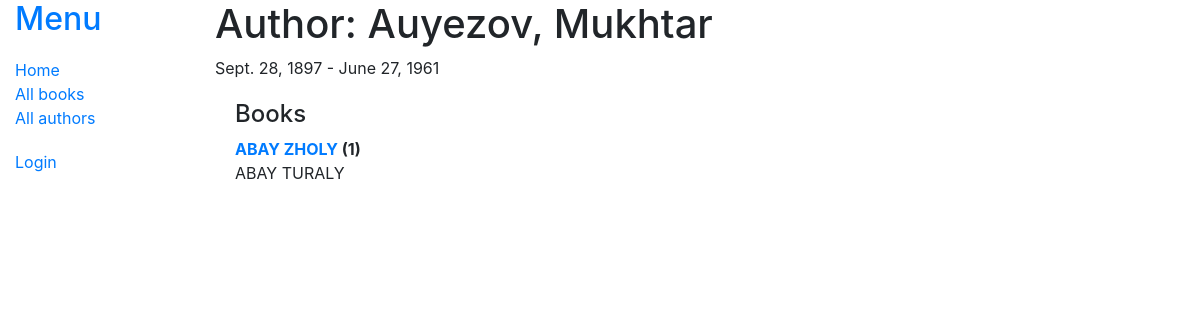
The app's page /catalog/author/1 with its own data.
### catalog/models.py (models this page shows, shortened)
class Author(models.Model):
    first_name = models.CharField(max_length=100)
    last_name = models.CharField(max_length=100)
    date_of_birth = models.DateField(null=True, blank=True)
    date_of_death = models.DateField('Died', null=True, blank=True)
    def __str__(self):
        return '%s, %s' % (self.last_name, self.first_name)

class Book(models.Model):
    title = models.CharField(max_length=200)
    author = models.ForeignKey('Author', on_delete=models.SET_NULL, null=True)
    summary = models.TextField(max_length=1000, help_text="Enter a brief description of the book")
    isbn = models.CharField('ISBN',max_length=13, help_text='13 Character <a href="https://www.isbn-international.org/content/what-isbn">ISBN number</a>')
    genre = models.ManyToManyField(Genre, help_text="Select a genre for this book")
    def __str__(self):
        return self.title
    def display_genre(self):
        """
        Creates a string for the Genre. This is required to display genre in Admin.
        """
        return ', '.join([ genre.name for genre in self.genre.all()[:3] ])
    display_genre.short_description = 'Genre'

### catalog/views.py (the view)
# urls.py: url(r'^author/(?P<pk>\d+)$', views.AuthorDetailView.as_view(), name='author-detail'),
class AuthorDetailView(generic.DetailView):
    model = Author

### catalog/templates/catalog/author_detail.html
{% extends "base_generic.html" %}
{% block content %}
<h1>Author: {{ author }} </h1>
<p>{{author.date_of_birth}} - {% if author.date_of_death %}{{author.date_of_death}}{% endif %}</p>
<div style="margin-left:20px;margin-top:20px">
<h4>Books</h4>
<dl>
{% for book in author.book_set.all %}
  <dt><a href="{% url 'book-detail' book.pk %}">{{book}}</a> ({{book.bookinstance_set.all.count}})</dt>
  <dd>{{book.summary}}</dd>
{% endfor %}
</dl>
</div>
{% endblock %}

### records on screen
Author: last_name+first_name "Auyezov, Mukhtar", date_of_birth "Sept. 28, 1897", date_of_death "June 27, 1961"
Book: title "ABAY ZHOLY", bookinstance_set.all.count "1", summary "ABAY TURALY"
